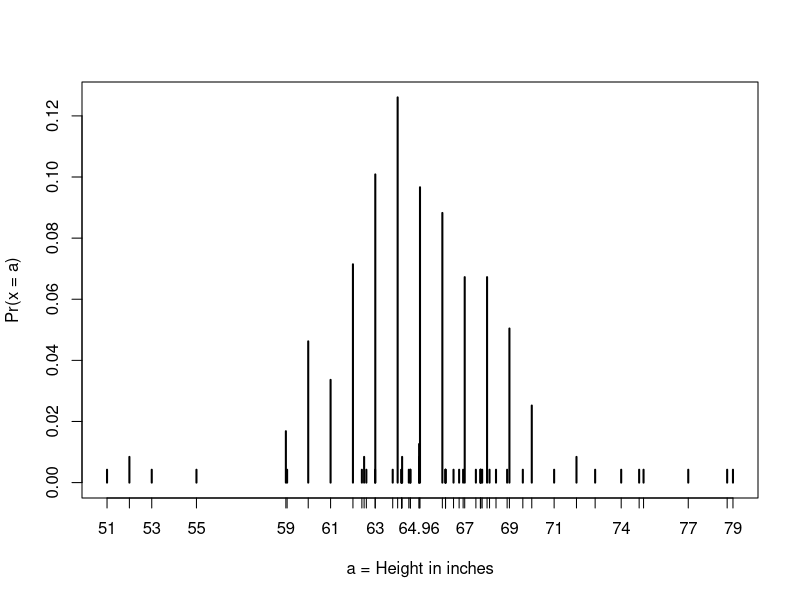
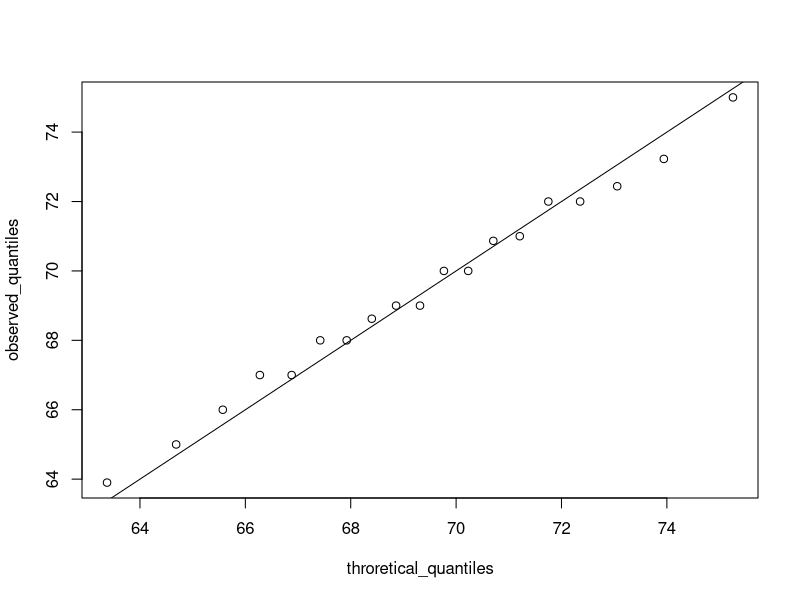

R code for these plots, in order:
library(tidyverse)
library(dslabs)
data(heights)
prop.table(table(heights$sex))

#a <- seq(min(my_data), max(my_data), length = 100) formular for cdf

'cdffunction <- function(x){
mean(my_data <=x)'

#} to compute the probability for a single value
#cdf_values <- sapply(Aa, cdffunction)
#plot (a, cdf_values)

data(heights)
male <- heights$height[heights$sex=="Male"]
female <- heights$height[heights$sex=="Female"]

#Male and Female Percentiles
female_percentiles <- quantile(female, c(0.1, 0.3, 0.5, 0.7, 0.9))
male_percentiles <- quantile(male, c(0.1, 0.3, 0.5, 0.7, 0.9))

df <- data.frame(male = male_percentiles, female = female_percentiles)

#printing new dataframe

female_percentiles <- quantile(female, c(0.1, 0.3, 0.5, 0.7, 0.9))
male_percentiles <- quantile(male, c(0.1, 0.3, 0.5, 0.7, 0.9))
male
mean(male)
sd(male)

#obtaining standard unit
#standard units describe the number of standard deviations an observation is from the mean
#it's denoted by Z. Z are useful for evaluating whether an observation is average or extreme.
#scale() is used to convert to z-scores

#calculating propotion of a value in a set of given observation.
#the pnorm function is used. pnorm(x, mean(x),sd(x))
x <- heights %>% filter(sex == 'Female') %>% pull(height)

#Getting the exact value between values of interest, this is also called normal approximation
"mean(variable_name>value & mean variable_name > value)"

#Apporximation
"pnorm(value, mean(variable_name),sd(variable_name)) - pnorm(value, mean(variable_name),sd(variable_name))"
pnorm(70.5, mean(x), sd(x))

table(x)
#plotting distribution of exact heights in data
plot(prop.table(table(x)), xlab = "a = Height in inches", ylab = "Pr(x = a)")
mean(x <= 68.5) - mean(x <= 67.5)

#QUANTILES
#Quantiles
#they are cutoff points that divide a dataset into intervals with set probabilities.
#the qth  quantile is the value at which q% of the observation are equal to or less than that value
#quantile(data,q)


#PERCENTILES
# they are the quantiles that divide a dataset into 100 intervals each with 1% probability. determined by:
# p <- seq(0.01, 0.9, 0.01)
#quantile(data, p)

#QUARTILES
#They divide a dataset into 4 parts each with 25% probability.
#the summary() function returns the minimum, quartiles and maximum of a vector.

library(dslabs)
data(heights)
summary(heights$height)
p <- seq(0.01, 0.99, 0.01)
percentiles <- quantile(heights$height, p)
percentiles[names(percentiles) == '10%']
percentiles[names(percentiles) == '35%']


#FINDING QUANTILES WITH QNORM()

#QNORM
#the qnorm() gives the theoretical value of a quantile with probabity *p* of 
# observing a value equal to or less than the quantile value given a normal 
# distribution with the mean and the sd (standard deviation).
# qnorm(p, mean, sd)
#by default, sd = 1 and mean = 0, and when qnorm() is called with no arguments
# we get the quantiles for the standard normal distribution

#RELATION TO PNORM
# pnorm() gives the probability that a value from a standard normal distribution
# will be less than or equal to a z-score value
# pnorm() and qnorm() are inverse functions

#QUANTILE-QUANTILE PLOT
index <- heights$sex == 'Male'
x <- heights$height[index]
z <- scale(x)
mean(x <= 69.5)
p <- seq (0.05, 0.95, 0.05)
observed_quantiles <- quantile(x,p)
throretical_quantiles <- qnorm (p, mean = mean(x), sd = sd(x))
plot(throretical_quantiles, observed_quantiles)
abline(0,1)
